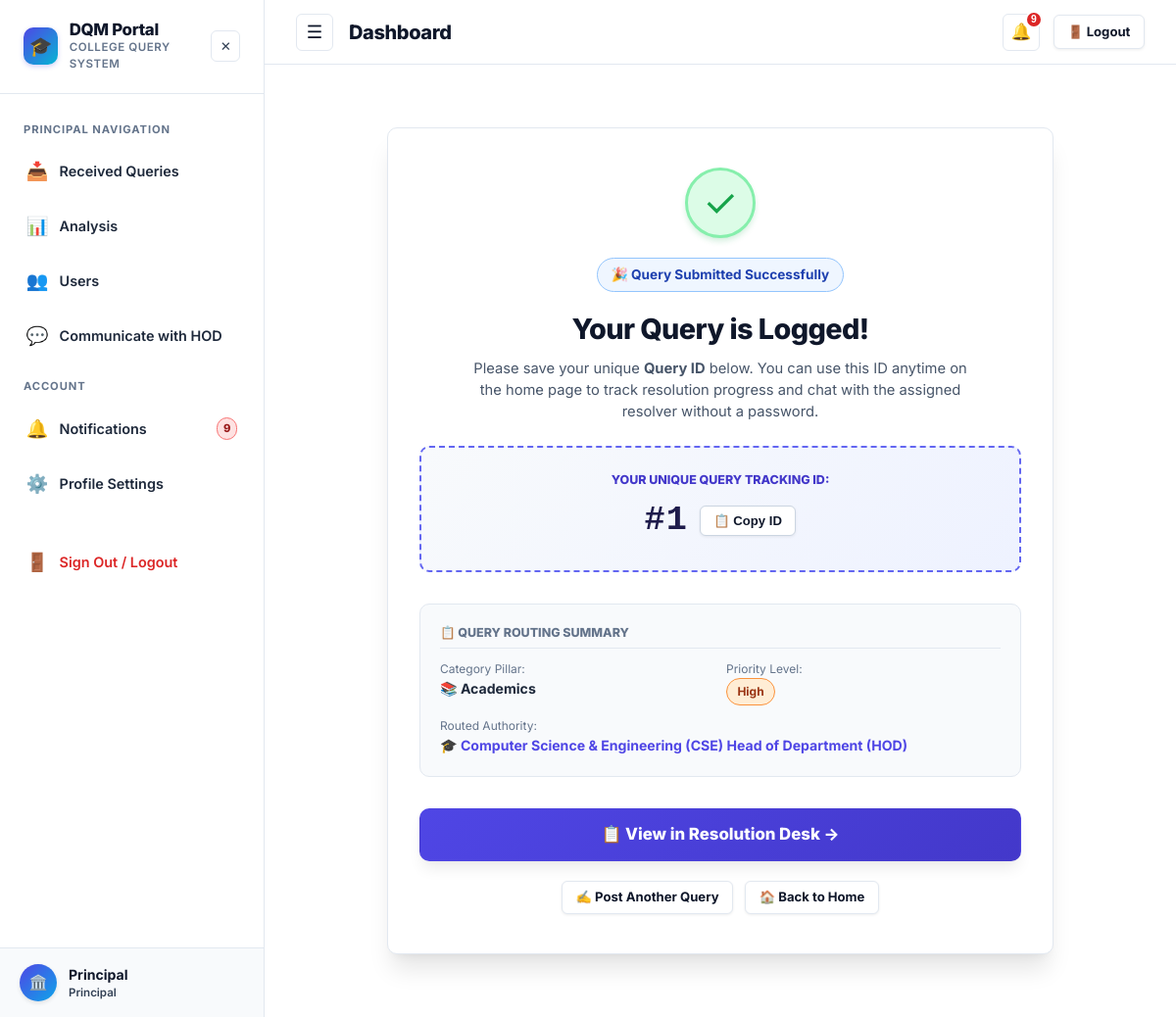
The app's page /query-submitted/1 (signed in) with its own data.
### tables this page shows
CREATE TABLE users (
    id INTEGER PRIMARY KEY AUTOINCREMENT,
    name TEXT DEFAULT 'Anonymous User',
    email TEXT NOT NULL UNIQUE,
    password_hash TEXT NOT NULL,
    role TEXT NOT NULL DEFAULT 'student',
    level TEXT,
    department TEXT,
    course TEXT,
    year INTEGER,
    phone TEXT,
    roll_no TEXT,
    designation TEXT,
    is_active INTEGER DEFAULT 1,
    last_active_at TIMESTAMP DEFAULT CURRENT_TIMESTAMP,
    created_at TIMESTAMP DEFAULT CURRENT_TIMESTAMP
);

CREATE TABLE queries (
    id INTEGER PRIMARY KEY AUTOINCREMENT,
    user_id INTEGER NOT NULL,
    title TEXT NOT NULL,
    description TEXT NOT NULL,
    category TEXT NOT NULL DEFAULT 'Academics',
    level TEXT,
    course TEXT,
    department TEXT NOT NULL,
    year INTEGER,
    priority TEXT NOT NULL DEFAULT 'Medium',
    status TEXT NOT NULL DEFAULT 'New',
    assigned_staff_id INTEGER,
    is_routed_manually INTEGER DEFAULT 0,
    admin_reviewed INTEGER DEFAULT 0,
    created_at TIMESTAMP DEFAULT CURRENT_TIMESTAMP,
    updated_at TIMESTAMP DEFAULT CURRENT_TIMESTAMP,
    first_response_at TIMESTAMP,
    resolved_at TIMESTAMP,
    FOREIGN KEY(user_id) REFERENCES users(id) ON DELETE CASCADE,
    FOREIGN KEY(assigned_staff_id) REFERENCES users(id) ON DELETE SET NULL
);

### app.py (the view)
@app.route('/query-submitted/<int:query_id>')
def query_submitted(query_id):
    db = get_db()
    query = db.execute("""
        SELECT q.*, u.name as user_name, u.email as user_email, u.roll_no, u.department as student_dept
        FROM queries q
        JOIN users u ON q.user_id = u.id
        WHERE q.id = ?
    """, (query_id,)).fetchone()
    if not query:
        flash('Query not found.', 'danger')
        return redirect(url_for('index'))
    return render_template('query_success.html', query=query)

### app.py (called while the page is built)
@app.before_request
def track_user_activity():
    user = get_current_user()
    if user and user.get('id'):
        uid = user['id']
        if uid not in ONLINE_USERS:
            ONLINE_USERS[uid] = set()
        now_str = datetime.now().strftime('%Y-%m-%d %H:%M:%S')
        try:
            db = get_db()
            db.execute("UPDATE users SET last_active_at = ? WHERE id = ?", (now_str, uid))
            db.commit()
        except Exception:
            pass

def get_current_user():
    if 'user_id' in session:
        db = get_db()
        user = db.execute('SELECT * FROM users WHERE id = ?', (session['user_id'],)).fetchone()
        if not user or not user['is_active']:
            session.clear()
            return None
        return dict(user)
    return None

### database.py (called while the page is built)
def get_db():
    if 'db' not in g:
        g.db = sqlite3.connect(
            current_app.config['DATABASE'],
            detect_types=sqlite3.PARSE_DECLTYPES
        )
        g.db.row_factory = sqlite3.Row
        g.db.execute("PRAGMA foreign_keys = ON")
        init_db(g.db)
    return g.db

### models.py (called while the page is built)
def init_db(db_conn):
    db_conn.executescript(SCHEMA)
    check_and_migrate_db(db_conn)
    db_conn.commit()

### templates/query_success.html (shortened to what this page needs)
{% extends 'base.html' %}
{% block content %}
<div style="max-width: 680px; margin: 2rem auto;">
  <div class="card" style="padding: 2.5rem 2rem; background: #ffffff; border: 1px solid var(--border-color); box-shadow: var(--shadow-lg); text-align: center;">
    <div style="width: 72px; height: 72px; border-radius: 50%; background: #dcfce7; color: #16a34a; font-size: 2.5rem; display: flex; align-items: center; justify-content: center; margin: 0 auto 1.25rem; border: 3px solid #86efac; box-shadow: 0 4px 6px -1px rgba(22, 163, 74, 0.2);">
      ✓
    </div>
    <span class="badge badge-status-new" style="font-size: 0.85rem; padding: 6px 14px; margin-bottom: 0.75rem;">
      🎉 Query Submitted Successfully
    </span>
    <h1 style="font-size: 1.8rem; font-weight: 800; color: #0f172a; margin: 0.25rem 0 0.5rem;">
      Your Query is Logged!
    </h1>
    <p style="font-size: 0.92rem; color: #475569; margin: 0 auto 1.5rem; max-width: 520px; line-height: 1.5;">
      Please save your unique <strong>Query ID</strong> below. You can use this ID anytime on the home page to track resolution progress and chat with the assigned resolver without a password.
    </p>
    <div style="background: linear-gradient(135deg, #f8fafc 0%, #eef2ff 100%); border: 2px dashed #6366f1; border-radius: var(--radius-md); padding: 1.5rem; margin-bottom: 2rem;">
      <div style="font-size: 0.78rem; font-weight: 800; text-transform: uppercase; color: #4338ca; margin-bottom: 0.35rem;">
        Your Unique Query Tracking ID:
      </div>
      <div style="display: flex; align-items: center; justify-content: center; gap: 0.75rem; flex-wrap: wrap;">
        <div id="queryIdDisplay" style="font-size: 2.2rem; font-weight: 800; color: #1e1b4b; letter-spacing: 1px; font-family: monospace;">
          #{{ query.id }}
        </div>
        <button type="button" onclick="copyQueryId('{{ query.id }}')" id="copyBtn" class="btn btn-secondary btn-sm" style="font-weight: 700; background: #ffffff; border: 1.5px solid #cbd5e1; padding: 0.45rem 0.85rem;">
          📋 Copy ID
        </button>
      </div>
    </div>
    <div style="background: #f8fafc; border: 1px solid #e2e8f0; border-radius: var(--radius-md); padding: 1.25rem; text-align: left; margin-bottom: 2rem;">
      <div style="font-size: 0.78rem; font-weight: 800; text-transform: uppercase; color: #64748b; margin-bottom: 0.75rem; border-bottom: 1px solid #e2e8f0; padding-bottom: 0.35rem;">
        📋 Query Routing Summary
      </div>
      <div style="display: grid; grid-template-columns: 1fr 1fr; gap: 0.75rem; font-size: 0.88rem; margin-bottom: 0.75rem;">
        <div>
          <span style="color: #64748b; display: block; font-size: 0.75rem;">Category Pillar:</span>
          <strong>
            {% if query.category == 'Academics' %}📚 Academics
            {% elif query.category == 'Administrative' %}🏢 Administrative
            {% else %}🔧 Campus Support (Others){% endif %}
          </strong>
        </div>
        <div>
          <span style="color: #64748b; display: block; font-size: 0.75rem;">Priority Level:</span>
          <span class="badge badge-{{ (query.priority or 'Medium') | lower }}">{{ query.priority or 'Medium' }}</span>
        </div>
      </div>
      <div style="font-size: 0.88rem;">
        <span style="color: #64748b; display: block; font-size: 0.75rem;">Routed Authority:</span>
        <strong style="color: #4f46e5;">
          {% if query.category == 'Academics' %}
            🎓 {{ query.department }} Head of Department (HOD)
          {% elif query.category == 'Administrative' %}
            🏢 Administrative Officer (AO)
          {% else %}
            🏛️ Principal Desk
          {% endif %}
        </strong>
      </div>
    </div>
    <div style="display: flex; flex-direction: column; gap: 0.75rem;">
      {% if current_user and current_user.role != 'student' %}
      <a href="{{ url_for('query_details', query_id=query.id) }}" class="btn btn-primary btn-lg" style="font-weight: 800; padding: 0.85rem; font-size: 1.05rem; box-shadow: var(--shadow-md);">
        📋 View in Resolution Desk →
      </a>
      {% else %}
      <a href="{{ url_for('track_query', query_id=query.id) }}" class="btn btn-primary btn-lg" style="font-weight: 800; padding: 0.85rem; font-size: 1.05rem; box-shadow: var(--shadow-md);">
        🔍 Track Query Status & Live Chat →
      </a>
      {% endif %}
      <div style="display: flex; gap: 0.75rem; justify-content: center; margin-top: 0.5rem;">
        <a href="{{ url_for('submit_query') }}" class="btn btn-secondary btn-sm" style="font-weight: 700;">
          ✍️ Post Another Query
        </a>
        <a href="{{ url_for('index') }}" class="btn btn-secondary btn-sm" style="font-weight: 700;">
          🏠 Back to Home
        </a>
      </div>
    </div>
  </div>
</div>
{% endblock %}

### templates/base.html (shortened to what this page needs)
<!DOCTYPE html>
<html lang="en">
<head>
  <link rel="stylesheet" href="{{ url_for('static', filename='css/style.css') }}">
</head>
<body data-user-role="{{ current_user.role if current_user else '' }}" data-user-dept="{{ current_user.department if current_user else '' }}" data-user-id="{{ current_user.id if current_user else '' }}">
  <div class="app-container">
    {% if current_user %}
    <aside class="sidebar" id="appSidebar">
      <div class="sidebar-header">
        <a href="{{ url_for('index') }}" class="sidebar-brand-wrapper" style="text-decoration: none; color: inherit;">
          <div class="sidebar-logo">🎓</div>
          <div class="sidebar-brand">
            <h2>DQM Portal</h2>
            <p>College Query System</p>
          </div>
        </a>
        <button type="button" class="sidebar-close-btn" id="sidebarCloseBtn" title="Close Navigation" aria-label="Close Navigation">
          ✕
        </button>
      </div>
      <nav class="sidebar-nav">
        {% if current_user.role == 'principal' %}
        <div class="nav-section-title">Principal Navigation</div>
        <a href="{{ url_for('department_dashboard', dept='Others') }}" class="nav-item {% if request.endpoint == 'department_dashboard' %}active{% endif %}">
          <span class="icon">📥</span> Received Queries
        </a>
        <a href="{{ url_for('admin_analytics') }}" class="nav-item {% if request.endpoint in ['admin_analytics', 'hod_analytics'] %}active{% endif %}">
          <span class="icon">📊</span> Analysis
        </a>
        <a href="{{ url_for('admin_users') }}" class="nav-item {% if request.endpoint == 'admin_users' %}active{% endif %}">
          <span class="icon">👥</span> Users
        </a>
        <a href="{{ url_for('admin_communicate_hod') }}" class="nav-item {% if request.endpoint == 'admin_communicate_hod' %}active{% endif %}">
          <span class="icon">💬</span> Communicate with HOD
        </a>
        {% endif %}
        <div class="nav-section-title">Account</div>
        <a href="{{ url_for('notifications') }}" class="nav-item {% if request.endpoint == 'notifications' %}active{% endif %}">
          <span class="icon">🔔</span> Notifications
          {% if unread_notifications_count > 0 %}
          <span class="badge badge-urgent" style="margin-left: auto; padding: 2px 6px; font-size: 0.7rem;">{{ unread_notifications_count }}</span>
          {% endif %}
        </a>
        <a href="{{ url_for('profile') }}" class="nav-item {% if request.endpoint == 'profile' %}active{% endif %}">
          <span class="icon">⚙️</span> Profile Settings
        </a>
        <a href="{{ url_for('logout') }}" class="nav-item nav-item-logout" style="margin-top: 1.5rem;">
          <span class="icon">🚪</span> Sign Out / Logout
        </a>
      </nav>
      <div class="sidebar-footer">
        <div class="user-avatar-circle">
          {% if current_user.role == 'student' %}👨‍🎓{% elif current_user.role == 'hod' %}🎓{% elif current_user.role == 'ao' %}🏢{% elif current_user.role == 'office_staff' %}💼{% elif current_user.role == 'principal' %}🏛️{% elif current_user.role in ['staff', 'faculty'] %}👩‍🏫{% else %}⚡{% endif %}
        </div>
        <div style="flex-grow: 1; overflow: hidden;">
          <div style="font-size: 0.88rem; font-weight: 700; color: var(--text-main); white-space: nowrap; overflow: hidden; text-overflow: ellipsis;">
            {% if current_user.role == 'student' %}Student
            {% elif current_user.role == 'office_staff' %}Office Staff
            {% elif current_user.role in ['staff', 'faculty'] %}Department Staff
            {% elif current_user.role == 'hod' %}Head of Dept (HOD)
            {% elif current_user.role == 'ao' %}Administrative Officer (AO)
            {% elif current_user.role == 'principal' %}Principal
            {% else %}Central Administrator{% endif %}
          </div>
          <div style="font-size: 0.72rem; color: var(--text-muted); font-weight: 600;">
            {% if current_user.role == 'student' %}
              {{ current_user.course or 'Campus' }}{% if current_user.year %} (Yr {{ current_user.year }}){% endif %}
            {% elif current_user.role in ['ao', 'principal', 'admin'] %}
              {{ current_user.designation or 'Campus Administration' }}
            {% elif current_user.role == 'office_staff' %}
              Administrative Department
            {% else %}
              {{ current_user.department or 'Campus Support' }}
            {% endif %}
          </div>
        </div>
      </div>
    </aside>
    {% endif %}
    <div class="main-content">
      {% if current_user %}
      <header class="topbar">
        <div class="topbar-left">
          <button class="sidebar-toggle-btn" id="sidebarToggle" title="Toggle Navigation Menu" aria-label="Toggle Navigation Menu">
            ☰
          </button>
          <div class="topbar-title">{% block page_title %}Dashboard{% endblock %}</div>
        </div>
        <div class="topbar-right">
          <div class="notif-wrapper">
            <button class="notif-btn" id="notifBtn" aria-label="Notifications" title="Notifications">
              🔔
              {% if unread_notifications_count > 0 %}
              <span class="notif-badge">{{ unread_notifications_count }}</span>
              {% endif %}
            </button>
          </div>
          <a href="{{ url_for('logout') }}" class="btn btn-secondary btn-sm" title="Sign Out of Portal" style="font-weight: 700;">
            🚪 Logout
          </a>
        </div>
      </header>
      {% endif %}
      <main class="page-body">
        {% block content %}{% endblock %}
      </main>
    </div>
  </div>
</body>
</html>

### records on screen
users: designation "Principal"
queries: id "1", priority "High", department "Computer Science & Engineering (CSE)"

### other values on screen
{{ unread_notifications_count }} "9"
